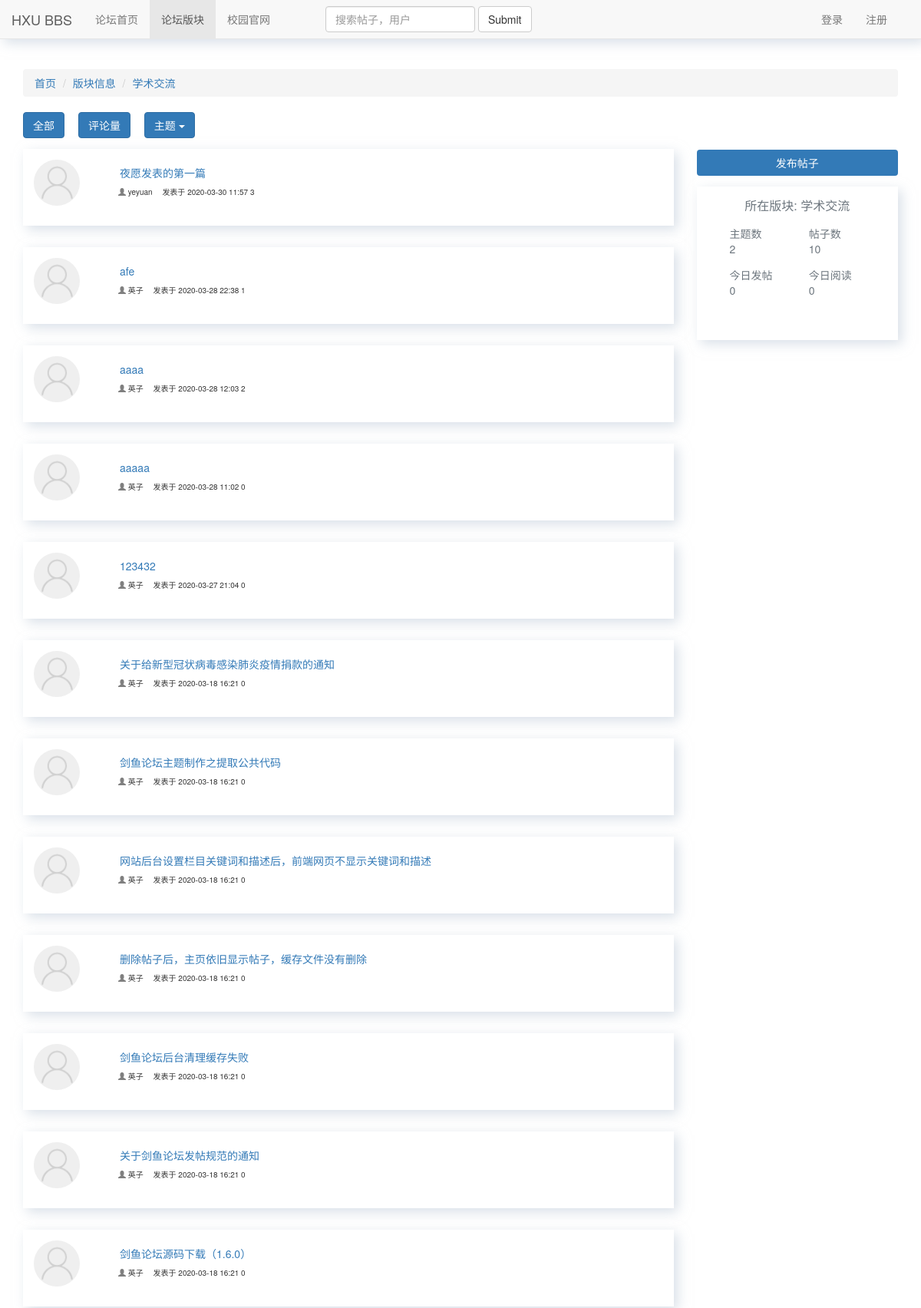
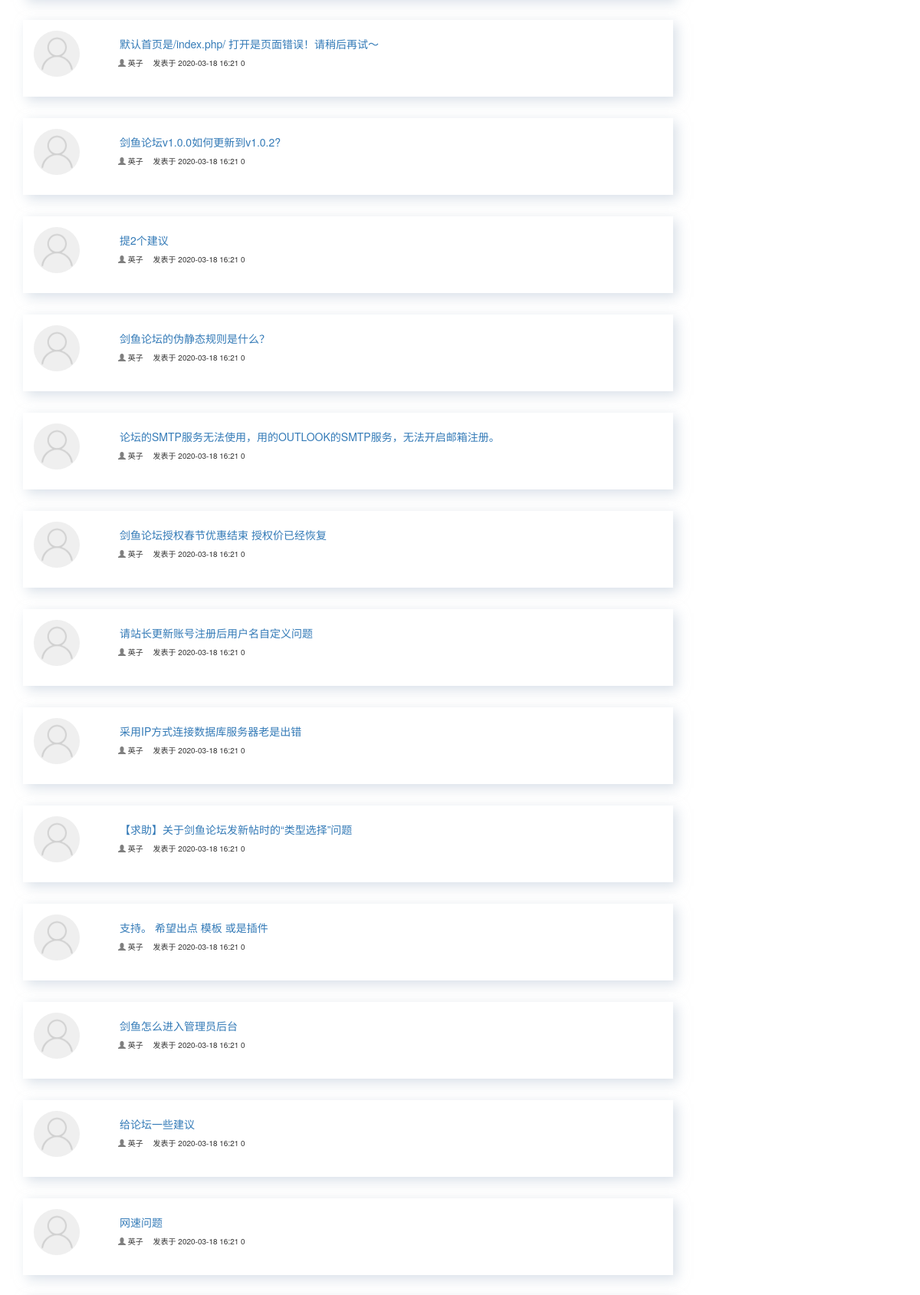
The page /categorydetail/?name=学术交流 (upper part) on the database its author committed (2 pictures, top to bottom).
### bbs/models.py (models this page shows, shortened)
class Category(models.Model):
    name = models.CharField(max_length=128, verbose_name='版块名')
    image = models.ImageField(upload_to='categoryimg', default='categoryimg/beidouqixing.png')
    brief = models.CharField(max_length=128, default='欢迎查看本版块帖子',  verbose_name='版块简介')
    post_num = models.IntegerField(default=0, verbose_name='帖子数')
    class Meta:
        verbose_name = "版块"  # 表名改成中文名
        verbose_name_plural = verbose_name

class Post(models.Model):
    title = models.CharField(max_length=128, verbose_name='标题')
    category = models.ForeignKey('Category', on_delete=models.CASCADE, verbose_name='版块')
    theme = models.ForeignKey('Theme', on_delete=models.CASCADE, default=1)
    content = RichTextUploadingField(verbose_name='帖子内容')
    author = models.ForeignKey('UserProfile', on_delete=models.CASCADE, verbose_name='作者')
    created_time = models.DateTimeField(auto_now_add=True, verbose_name='创建时间')
    modify_time = models.DateTimeField(auto_now=True, verbose_name='修改时间')
    comment_count = models.IntegerField(verbose_name='评论数', default=0)
    priority = models.IntegerField(verbose_name='是否置顶',default=0)
    class Meta:
        ordering = ['-created_time']
        verbose_name = "帖子"  # 表名改成中文名
        verbose_name_plural = verbose_name
    def short_content(self):
        if len(str(self.content)) > 30:
            return '{}...'.format(str(self.content)[0:29])
        else:
            return str(self.content)
    short_content.allow_tags = True
    short_content.short_description = 'content'

class UserProfile(models.Model):
    user = models.OneToOneField(User, on_delete=models.CASCADE)
    name = models.CharField(max_length=64, verbose_name='用户名')
    signature = models.CharField(max_length=128, blank=True, null=True, verbose_name='个性签名')
    gender = models.IntegerField(null=True, blank=True, verbose_name='性别')
    college = models.CharField(max_length=16, blank=True, null=True, verbose_name='学院')
    grade = models.CharField(max_length=16, blank=True, null=True, verbose_name='班级')
    image = models.ImageField(verbose_name='头像', upload_to='head_img', default='default.png')
    class Meta:
        verbose_name = "自定义用户"  # 表名改成中文名
        verbose_name_plural = verbose_name
    def __str__(self):
        return self.name

### bbs/views.py (the view)
# urls.py: path('categorydetail/', caregorydetail, name='categorydetail'),
def caregorydetail(request):
    category_name = request.GET.get('name')
    theme_pk = request.GET.get('theme')
    comment = request.GET.get('comment')
    category_detail = Category.objects.get(name=category_name)
    theme_list = Theme.objects.filter(category=category_detail)
    if theme_pk:
        post_list = Post.objects.filter(category_id=category_detail.pk, theme_id=theme_pk)
    if comment:
        post_list = Post.objects.filter(category_id=category_detail.pk).order_by('-comment_count')
    else:
        post_list = Post.objects.filter(category_id=category_detail.pk)
    return render(request, 'bbs/caregorydetail.html', locals())

### comment/templatetags/comment_tags.py (called while the page is built)
@register.simple_tag
def get_comment_count(obj):
    content_type = ContentType.objects.get_for_model(obj)
    return Comment.objects.filter(content_type=content_type, object_id=obj.id).count()

### bbs/templates/bbs/caregorydetail.html (shortened to what this page needs)
{% extends 'base.html' %}
{% load comment_tags %}
{% block category %}
active
{% endblock %}
{% block content %}
    <div class="container">
        <div class="ljdh">
            <ol class="breadcrumb">
                <li><a href="#">首页</a></li>
                <li><a href="#">版块信息</a></li>
                <li><a href="#">{{ category_name }}</a></li>
            </ol>
        </div>
        <div class="row">
            <div class="col-sm-9">
                <div class="anniu">
                    <button class="btn btn-primary">全部</button>
                    <div class=" btn-group dropup" id="change_drop">
                    <button type="button" id="comment_btn" class="btn btn-primary dropdown-toggle" data-toggle="dropdown" aria-haspopup="true" aria-expanded="false">
                        评论量
                    </button>
                    </div>
                    <div class="btn-group">
                    <button type="button" class="btn btn-primary dropdown-toggle" data-toggle="dropdown" aria-haspopup="true" aria-expanded="false">
                        主题 <span class="caret"></span>
                    </button>
                    </div>
                </div>
                 {% for post in post_list %}
                    <div class="card">
                        <div class="card-body">
                            <img src="/static/imgs/avatar.png" alt="" class="img-circle">
                            <h5><a href="{% url 'postdetail' post.id %}" class="text-decoration-none">{{ post.title }}</a></h5>
                            <div class="detail">
                                <span class="glyphicon glyphicon-user" style="color: #7f7f7f"></span>
                                <span> {{ post.author }}</span>
                                <span style="margin-left: 1em">发表于 {{ post.created_time|date:"Y-m-d H:i" }}</span>
                                <span> {% get_comment_count post %}</span>
                            </div>
                        </div>
                    </div>
                {% empty %}
                    这个版块还没人发帖
                {% endfor %}
            </div>
            <div class="col-md-3">
                <a  href="{% url 'publish' %}" class="btn bg-primary btn-block" style="margin-top: 3.5em">发布帖子</a>
                <div class="card cate-card">
                    <div class="card-cont">
                        <div class="card-title">所在版块: {{ category_name }}</div>
                        <div class="row" style="margin: 1em;">
                            <div class="col-md-6" style="margin-bottom: 1em">
                                <div>主题数</div>
                                <div>{{ category_detail.theme_set.count }}</div>
                            </div>
                            <div class="col-md-6" style="margin-bottom: 1em">
                                <div>帖子数</div>
                                <div>{{ category_detail.post_num }}</div>
                            </div>
                            <div class="col-md-6">
                                <div>今日发帖</div>
                                <div>0</div>
                            </div>
                            <div class="col-md-6">
                                <div>今日阅读</div>
                                <div>0</div>
                            </div>
                        </div>
                    </div>
                </div>
            </div>
        </div>
    </div>
{% endblock %}

### static/index.css (style rules this page uses)
body { padding-top: 90px; }
.card { height: 100px; background-color: #fff; box-shadow: 5px 5px 15px rgba(187, 199, 214, 0.56); margin-bottom: 2em; }
.card-body { padding: 1em; }
.card-body img { width: 60px; height: 60px; float: left; }
.card-body h5 { margin-left: 8em; }
.anniu { margin-bottom: 1em }
.anniu div { margin-left: 1em; }
.cate-card { height: 200px; margin-top: 1em }
.card-cont { padding: 1em; color: #6c757d; }
.card-title { text-align: center; font-size: 16px; }
.detail { margin-left: 11em; font-size: 10px; }
.text-decoration-none { text-decoration: none!important; }

### rows shown on the page
Category: name "学术交流", theme_set.count "2", post_num "10"
Post: title "夜愿发表的第一篇", author "yeyuan", created_time "2020-03-30 11:57", id "3"
Post: title "afe", author "英子", created_time "2020-03-28 22:38", id "1"
Post: title "aaaa", author "英子", created_time "2020-03-28 12:03", id "2"
Post: title "aaaaa", author "英子", created_time "2020-03-28 11:02", id "0"
Post: title "123432", author "英子", created_time "2020-03-27 21:04", id "0"
Post: title "关于给新型冠状病毒感染肺炎疫情捐款的通知", author "英子", created_time "2020-03-18 16:21", id "0"
Post: title "剑鱼论坛主题制作之提取公共代码", author "英子", created_time "2020-03-18 16:21", id "0"
Post: title "网站后台设置栏目关键词和描述后，前端网页不显示关键词和描述", author "英子", created_time "2020-03-18 16:21", id "0"
Post: title "删除帖子后，主页依旧显示帖子，缓存文件没有删除", author "英子", created_time "2020-03-18 16:21", id "0"
Post: title "剑鱼论坛后台清理缓存失败", author "英子", created_time "2020-03-18 16:21", id "0"
Post: title "关于剑鱼论坛发帖规范的通知", author "英子", created_time "2020-03-18 16:21", id "0"
Post: title "剑鱼论坛源码下载（1.6.0）", author "英子", created_time "2020-03-18 16:21", id "0"
Post: title "默认首页是/index.php/ 打开是页面错误！请稍后再试～", author "英子", created_time "2020-03-18 16:21", id "0"
Post: title "剑鱼论坛v1.0.0如何更新到v1.0.2?", author "英子", created_time "2020-03-18 16:21", id "0"
Post: title "提2个建议", author "英子", created_time "2020-03-18 16:21", id "0"
Post: title "剑鱼论坛的伪静态规则是什么？", author "英子", created_time "2020-03-18 16:21", id "0"
Post: title "论坛的SMTP服务无法使用，用的OUTLOOK的SMTP服务，无法开启邮箱注册。", author "英子", created_time "2020-03-18 16:21", id "0"
Post: title "剑鱼论坛授权春节优惠结束 授权价已经恢复", author "英子", created_time "2020-03-18 16:21", id "0"
Post: title "请站长更新账号注册后用户名自定义问题", author "英子", created_time "2020-03-18 16:21", id "0"
Post: title "采用IP方式连接数据库服务器老是出错", author "英子", created_time "2020-03-18 16:21", id "0"
Post: title "【求助】关于剑鱼论坛发新帖时的“类型选择”问题", author "英子", created_time "2020-03-18 16:21", id "0"
Post: title "支持。 希望出点 模板 或是插件", author "英子", created_time "2020-03-18 16:21", id "0"
Post: title "剑鱼怎么进入管理员后台", author "英子", created_time "2020-03-18 16:21", id "0"
Post: title "给论坛一些建议", author "英子", created_time "2020-03-18 16:21", id "0"
Post: title "网速问题", author "英子", created_time "2020-03-18 16:21", id "0"
